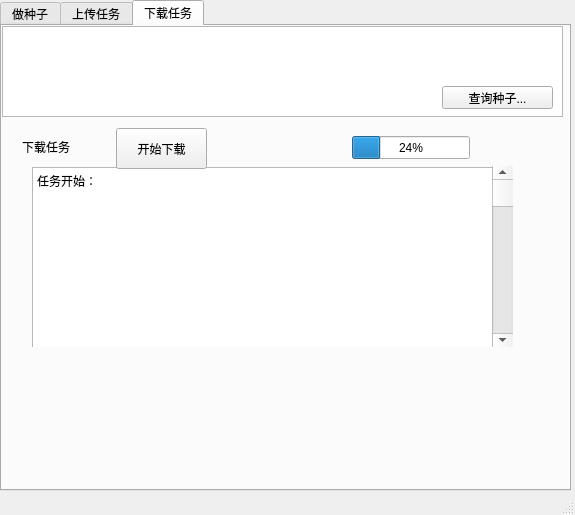
<?xml version="1.0" encoding="UTF-8"?>
<ui version="4.0">
 <class>MainWindow</class>
 <widget class="QMainWindow" name="MainWindow">
  <property name="geometry">
   <rect>
    <x>0</x>
    <y>0</y>
    <width>575</width>
    <height>515</height>
   </rect>
  </property>
  <property name="windowTitle">
   <string>MainWindow</string>
  </property>
  <widget class="QWidget" name="centralwidget">
   <widget class="QTabWidget" name="tabWidget">
    <property name="geometry">
     <rect>
      <x>0</x>
      <y>0</y>
      <width>571</width>
      <height>491</height>
     </rect>
    </property>
    <property name="currentIndex">
     <number>2</number>
    </property>
    <widget class="QWidget" name="tab_1">
     <attribute name="title">
      <string>做种子</string>
     </attribute>
     <widget class="QPushButton" name="pushButton">
      <property name="geometry">
       <rect>
        <x>170</x>
        <y>80</y>
        <width>75</width>
        <height>21</height>
       </rect>
      </property>
      <property name="text">
       <string>确认上传</string>
      </property>
     </widget>
     <widget class="QTextEdit" name="textEdit">
      <property name="geometry">
       <rect>
        <x>0</x>
        <y>0</y>
        <width>171</width>
        <height>101</height>
       </rect>
      </property>
     </widget>
    </widget>
    <widget class="QWidget" name="tab_2">
     <attribute name="title">
      <string>上传任务</string>
     </attribute>
    </widget>
    <widget class="QWidget" name="tab_3">
     <attribute name="title">
      <string>下载任务</string>
     </attribute>
     <widget class="QTextEdit" name="textEdit_2">
      <property name="geometry">
       <rect>
        <x>0</x>
        <y>0</y>
        <width>561</width>
        <height>91</height>
       </rect>
      </property>
      <property name="documentTitle">
       <string/>
      </property>
      <property name="html">
       <string>&lt;!DOCTYPE HTML PUBLIC &quot;-//W3C//DTD HTML 4.0//EN&quot; &quot;http://www.w3.org/TR/REC-html40/strict.dtd&quot;&gt;
&lt;html&gt;&lt;head&gt;&lt;meta name=&quot;qrichtext&quot; content=&quot;1&quot; /&gt;&lt;style type=&quot;text/css&quot;&gt;
p, li { white-space: pre-wrap; }
&lt;/style&gt;&lt;/head&gt;&lt;body style=&quot; font-family:'SimSun'; font-size:9pt; font-weight:400; font-style:normal;&quot;&gt;
&lt;p style=&quot;-qt-paragraph-type:empty; margin-top:0px; margin-bottom:0px; margin-left:0px; margin-right:0px; -qt-block-indent:0; text-indent:0px;&quot;&gt;&lt;br /&gt;&lt;/p&gt;&lt;/body&gt;&lt;/html&gt;</string>
      </property>
     </widget>
     <widget class="QPushButton" name="pushButton_2">
      <property name="geometry">
       <rect>
        <x>440</x>
        <y>60</y>
        <width>111</width>
        <height>23</height>
       </rect>
      </property>
      <property name="text">
       <string>查询种子...</string>
      </property>
     </widget>
     <widget class="QWidget" name="widget" native="true">
      <property name="geometry">
       <rect>
        <x>10</x>
        <y>100</y>
        <width>541</width>
        <height>221</height>
       </rect>
      </property>
      <widget class="QLabel" name="label">
       <property name="geometry">
        <rect>
         <x>10</x>
         <y>0</y>
         <width>81</width>
         <height>41</height>
        </rect>
       </property>
       <property name="text">
        <string>下载任务</string>
       </property>
      </widget>
      <widget class="QProgressBar" name="progressBar">
       <property name="geometry">
        <rect>
         <x>340</x>
         <y>10</y>
         <width>118</width>
         <height>23</height>
        </rect>
       </property>
       <property name="value">
        <number>24</number>
       </property>
      </widget>
      <widget class="QTextBrowser" name="textBrowser">
       <property name="geometry">
        <rect>
         <x>20</x>
         <y>41</y>
         <width>481</width>
         <height>191</height>
        </rect>
       </property>
       <property name="html">
        <string>&lt;!DOCTYPE HTML PUBLIC &quot;-//W3C//DTD HTML 4.0//EN&quot; &quot;http://www.w3.org/TR/REC-html40/strict.dtd&quot;&gt;
&lt;html&gt;&lt;head&gt;&lt;meta name=&quot;qrichtext&quot; content=&quot;1&quot; /&gt;&lt;style type=&quot;text/css&quot;&gt;
p, li { white-space: pre-wrap; }
&lt;/style&gt;&lt;/head&gt;&lt;body style=&quot; font-family:'SimSun'; font-size:9pt; font-weight:400; font-style:normal;&quot;&gt;
&lt;p style=&quot; margin-top:0px; margin-bottom:0px; margin-left:0px; margin-right:0px; -qt-block-indent:0; text-indent:0px;&quot;&gt;任务开始：&lt;/p&gt;&lt;/body&gt;&lt;/html&gt;</string>
       </property>
      </widget>
      <widget class="QPushButton" name="downloadButton">
       <property name="geometry">
        <rect>
         <x>104</x>
         <y>2</y>
         <width>91</width>
         <height>41</height>
        </rect>
       </property>
       <property name="text">
        <string>开始下载</string>
       </property>
      </widget>
      <widget class="QScrollBar" name="verticalScrollBar">
       <property name="geometry">
        <rect>
         <x>480</x>
         <y>40</y>
         <width>21</width>
         <height>181</height>
        </rect>
       </property>
       <property name="orientation">
        <enum>Qt::Vertical</enum>
       </property>
      </widget>
     </widget>
    </widget>
   </widget>
  </widget>
  <widget class="QMenuBar" name="menubar">
   <property name="geometry">
    <rect>
     <x>0</x>
     <y>0</y>
     <width>575</width>
     <height>22</height>
    </rect>
   </property>
  </widget>
  <widget class="QStatusBar" name="statusbar"/>
 </widget>
 <resources/>
 <connections>
  <connection>
   <sender>verticalScrollBar</sender>
   <signal>valueChanged(int)</signal>
   <receiver>textBrowser</receiver>
   <slot>backward()</slot>
   <hints>
    <hint type="sourcelabel">
     <x>498</x>
     <y>274</y>
    </hint>
    <hint type="destinationlabel">
     <x>328</x>
     <y>305</y>
    </hint>
   </hints>
  </connection>
 </connections>
</ui>
